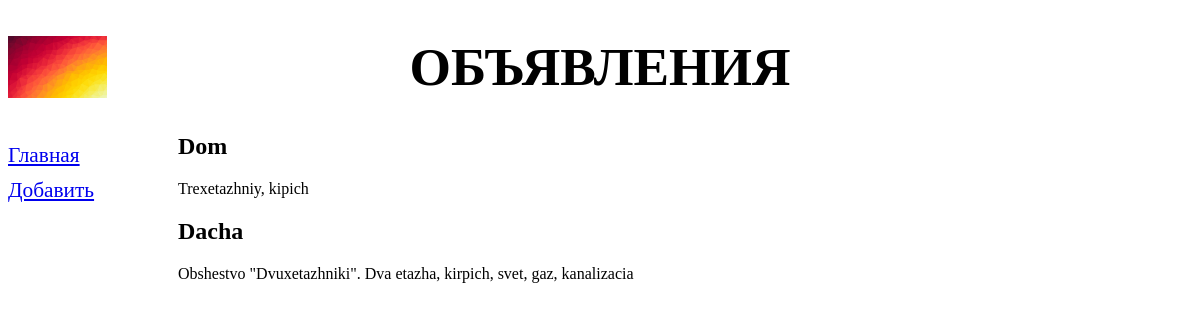
The app's page /bboard/, older data.
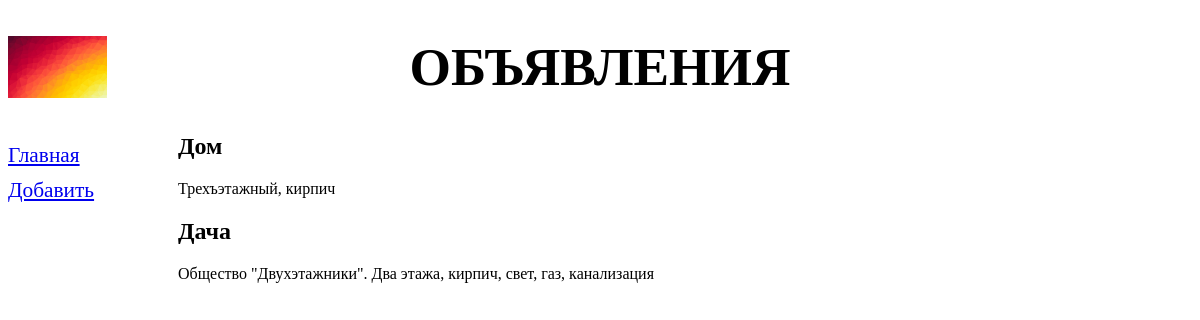
The same page, newer data.
### bboard/models.py (models this page shows)
class Bb(models.Model):
    title = models.CharField(max_length=50, verbose_name='Товар')
    content = models.TextField(null=True, blank=True, verbose_name='Описание')
    price = models.FloatField(null=True, blank=True, verbose_name='Цена')
    published = models.DateTimeField(auto_now_add=True, db_index=True, verbose_name='Опубликовано')
    rubric = models.ForeignKey('Rubric', null=True, on_delete=models.PROTECT, verbose_name='Рубрика')
    class Meta:
        verbose_name_plural = 'Объявления'
        verbose_name = 'Объявление'
        ordering = ['-published']

### bboard/views.py (the view)
# urls.py: path('', index, name='index'),
def index(request):
    bbs = Bb.objects.all()
    rubrics = Rubric.objects.all()
    context = {'bbs': bbs, 'rubrics': rubrics}
    return render(request, 'bboard/index.html', context)

### bboard/templates/bboard/Index.html (shortened to what this page needs)
<!DOCTYPE html>
<html>
    <head>
              {% extends "layout/basic.html" %}
        {% block content %}
        {% for bb in bbs %}
        <div class="b">
            <h2>{{ bb.title }}</h2>
            <p>{{ bb.content }}</p>
        </div>
        {% endfor %}
        {% endblock %}

### bboard/templates/layout/basic.html (shortened to what this page needs)
{% load static %}
<!DOCTYPE html>
<html>
    <head>
        <link rel="stylesheet" type="text/css"
              href="{% static 'bboard/style.css' %}">
    </head>
    <body>
        <header>
            <h1>Объявления</h1>
        </header>
        <nav>
            <a href="{% url 'index' %}">Главная</a>
            <a href="{% url 'add' %}">Добавить</a>
        </nav>
        <section>
        {% block content %}
        {% endblock %}
        </section>
    </body>
</html>

### bboard/static/bboard/style.css (style rules this page uses)
header h1 { font-size: 40pt; text-transform: uppercase; text-align: center; background: url("bg.jpg") left / auto 100% no-repeat; }
nav { font-size: 16pt; width: 150px; float: left; }
nav a { display: block; margin: 10px 0px; }
section { margin-left: 170px; }

Row changes from the older to the newer data that the page shows:
changed Bb: title "Dom" → "Дом"; content "Trexetazhniy, kipich" → "Трехъэтажный, кирпич"
changed Bb: title "Dacha" → "Дача"; content "Obshestvo \"Dvuxetazhniki\". Dva etazha, kirpich, svet, gaz, kanalizacia" → "Общество \"Двухэтажники\". Два этажа, кирпич, свет, газ, канализация"
